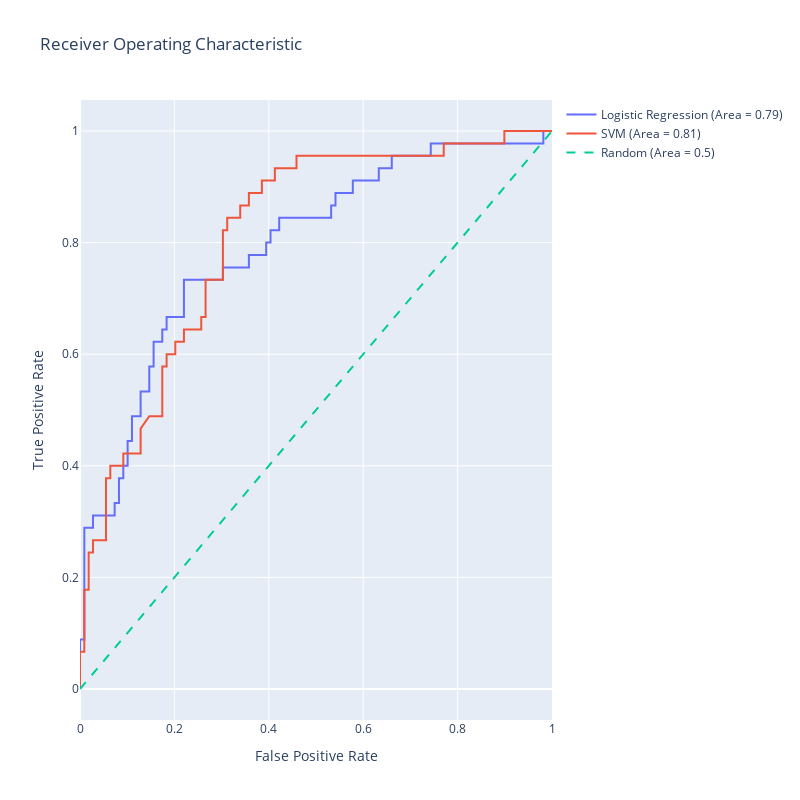

Notebook cell for this chart:
### Markdown cell above
## Model Comaprision

### Code cell
import numpy as np
import plotly.graph_objects as go
from sklearn.linear_model import LogisticRegression
from sklearn.svm import SVC
from sklearn.metrics import roc_curve, roc_auc_score
from sklearn.preprocessing import StandardScaler

# Assuming that X_train, X_test, y_train, y_test are already defined

# SVM requires feature scaling for better performance
scaler = StandardScaler()
X_train_scaled = scaler.fit_transform(X_train)
X_test_scaled = scaler.transform(X_test)

# Logistic Regression model
lr_model = LogisticRegression(max_iter=1000)
lr_model.fit(X_train, y_train)
lr_scores = lr_model.predict_proba(X_test)[:,1]

# SVM model
svm_model = SVC(probability=True)
svm_model.fit(X_train_scaled, y_train)
svm_scores = svm_model.predict_proba(X_test_scaled)[:,1]

# Generate ROC curve data for logistic regression model
lr_fpr, lr_tpr, lr_thresholds = roc_curve(y_test, lr_scores)
lr_auc = roc_auc_score(y_test, lr_scores)

# Generate ROC curve data for SVM model
svm_fpr, svm_tpr, svm_thresholds = roc_curve(y_test, svm_scores)
svm_auc = roc_auc_score(y_test, svm_scores)

# Generate a trace for the Logistic Regression ROC curve
trace0 = go.Scatter(
    x=lr_fpr,
    y=lr_tpr,
    mode='lines',
    name=f'Logistic Regression (Area = {lr_auc:.2f})'
)

# Generate a trace for the SVM ROC curve
trace1 = go.Scatter(
    x=svm_fpr,
    y=svm_tpr,
    mode='lines',
    name=f'SVM (Area = {svm_auc:.2f})'
)

# Diagonal line
trace2 = go.Scatter(
    x=[0, 1],
    y=[0, 1],
    mode='lines',
    name='Random (Area = 0.5)',
    line=dict(dash='dash')
)

data = [trace0, trace1, trace2]

# Define layout with square aspect ratio
layout = go.Layout(
    title='Receiver Operating Characteristic',
    xaxis=dict(title='False Positive Rate'),
    yaxis=dict(title='True Positive Rate'),
    autosize=False,
    width=800,
    height=800,
    showlegend=True
)

# Define figure and add data
fig = go.Figure(data=data, layout=layout)

# Show figure
fig.show()

### Figure 1 — Plotly figure (JSON) as saved in the notebook; plotly's stock layout.template omitted (floating-point values rounded to 4 significant figures)
{"data": [{"mode": "lines", "name": "Logistic Regression (Area = 0.79)", "type": "scatter", "x": [0, 0, 0, 0.009174, 0.009174, 0.02752, 0.02752, 0.07339, 0.07339, 0.08257, 0.08257, 0.09174, 0.09174, 0.1009, 0.1009, 0.1101, 0.1101, 0.1284, 0.1284, 0.1468, 0.1468, 0.156, 0.156, 0.1743, 0.1743, 0.1835, 0.1835, 0.2202, 0.2202, 0.3028, 0.3028, 0.3578, 0.3578, 0.3945, 0.3945, 0.4037, 0.4037, 0.422, 0.422, 0.5321, 0.5321, 0.5413, 0.5413, 0.578, 0.578, 0.633, 0.633, 0.6606, 0.6606, 0.7431, 0.7431, 0.9817, 0.9817, 1], "y": [0, 0.02222, 0.08889, 0.08889, 0.2889, 0.2889, 0.3111, 0.3111, 0.3333, 0.3333, 0.3778, 0.3778, 0.4, 0.4, 0.4444, 0.4444, 0.4889, 0.4889, 0.5333, 0.5333, 0.5778, 0.5778, 0.6222, 0.6222, 0.6444, 0.6444, 0.6667, 0.6667, 0.7333, 0.7333, 0.7556, 0.7556, 0.7778, 0.7778, 0.8, 0.8, 0.8222, 0.8222, 0.8444, 0.8444, 0.8667, 0.8667, 0.8889, 0.8889, 0.9111, 0.9111, 0.9333, 0.9333, 0.9556, 0.9556, 0.9778, 0.9778, 1, 1]}, {"mode": "lines", "name": "SVM (Area = 0.81)", "type": "scatter", "x": [0, 0, 0, 0.009174, 0.009174, 0.01835, 0.01835, 0.02752, 0.02752, 0.05505, 0.05505, 0.06422, 0.06422, 0.09174, 0.09174, 0.1284, 0.1284, 0.1468, 0.1743, 0.1743, 0.1835, 0.1835, 0.2018, 0.2018, 0.2202, 0.2202, 0.2569, 0.2569, 0.2661, 0.2661, 0.3028, 0.3028, 0.3119, 0.3119, 0.3394, 0.3394, 0.3578, 0.3578, 0.3853, 0.3853, 0.4128, 0.4128, 0.4587, 0.4587, 0.7706, 0.7706, 0.8991, 0.8991, 1], "y": [0, 0.02222, 0.06667, 0.06667, 0.1778, 0.1778, 0.2444, 0.2444, 0.2667, 0.2667, 0.3778, 0.3778, 0.4, 0.4, 0.4222, 0.4222, 0.4667, 0.4889, 0.4889, 0.5778, 0.5778, 0.6, 0.6, 0.6222, 0.6222, 0.6444, 0.6444, 0.6667, 0.6667, 0.7333, 0.7333, 0.8222, 0.8222, 0.8444, 0.8444, 0.8667, 0.8667, 0.8889, 0.8889, 0.9111, 0.9111, 0.9333, 0.9333, 0.9556, 0.9556, 0.9778, 0.9778, 1, 1]}, {"line": {"dash": "dash"}, "mode": "lines", "name": "Random (Area = 0.5)", "type": "scatter", "x": [0, 1], "y": [0, 1]}], "layout": {"autosize": false, "height": 800, "showlegend": true, "title": {"text": "Receiver Operating Characteristic"}, "width": 800, "xaxis": {"title": {"text": "False Positive Rate"}}, "yaxis": {"title": {"text": "True Positive Rate"}}}}
